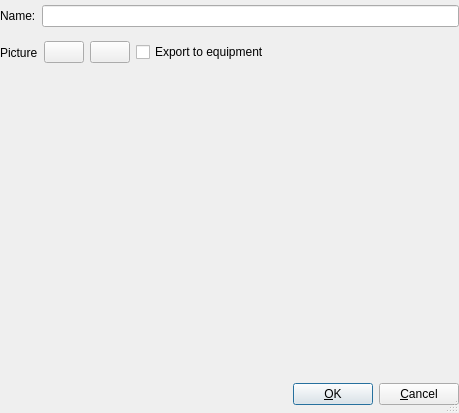
<?xml version="1.0" encoding="UTF-8"?>
<ui version="4.0" stdsetdef="1">
  <author></author>
  <comment></comment>
  <exportmacro></exportmacro>
  <class>GoodsGroup</class>
  <widget class="QDialog" name="GoodsGroup">
    <property name="geometry">
      <rect>
        <x>0</x>
        <y>0</y>
        <width>459</width>
        <height>413</height>
      </rect>
    </property>
    <property name="windowTitle">
      <string>Group</string>
    </property>
    <property name="sizeGripEnabled">
      <bool>true</bool>
    </property>
    <layout class="QGridLayout">
      <property name="margin">
        <number>0</number>
      </property>
      <property name="spacing">
        <number>0</number>
      </property>
      <item row="0" column="0">
        <layout class="QHBoxLayout">
          <item>
            <widget class="QLabel" name="lblName">
              <property name="text">
                <string>Name:</string>
              </property>
              <property name="wordWrap">
                <bool>false</bool>
              </property>
            </widget>
          </item>
          <item>
            <widget class="QLineEdit" name="editName">
              <property name="minimumSize">
                <size>
                  <width>400</width>
                  <height>0</height>
                </size>
              </property>
              <property name="maxLength">
                <number>200</number>
              </property>
            </widget>
          </item>
        </layout>
      </item>
      <item row="3" column="0">
        <layout class="QHBoxLayout">
          <property name="margin">
            <number>0</number>
          </property>
          <property name="spacing">
            <number>6</number>
          </property>
          <item>
            <spacer name="Horizontal Spacing2">
              <property name="sizeHint">
                <size>
                  <width>20</width>
                  <height>20</height>
                </size>
              </property>
              <property name="sizeType">
                <enum>QSizePolicy::Expanding</enum>
              </property>
              <property name="orientation">
                <enum>Qt::Horizontal</enum>
              </property>
            </spacer>
          </item>
          <item>
            <widget class="QPushButton" name="buttonOk">
              <property name="text">
                <string>&amp;OK</string>
              </property>
              <property name="shortcut">
                <string/>
              </property>
              <property name="autoDefault">
                <bool>true</bool>
              </property>
              <property name="default">
                <bool>true</bool>
              </property>
              <property name="icon">
                <iconset>ok.png</iconset>
              </property>
            </widget>
          </item>
          <item>
            <widget class="QPushButton" name="buttonCancel">
              <property name="text">
                <string>&amp;Cancel</string>
              </property>
              <property name="shortcut">
                <string/>
              </property>
              <property name="autoDefault">
                <bool>true</bool>
              </property>
              <property name="icon">
                <iconset>stop_cancel.png</iconset>
              </property>
            </widget>
          </item>
        </layout>
      </item>
      <item row="2" column="0">
        <widget class="QLabel" name="labelPicture">
          <property name="minimumSize">
            <size>
              <width>300</width>
              <height>300</height>
            </size>
          </property>
          <property name="maximumSize">
            <size>
              <width>300</width>
              <height>300</height>
            </size>
          </property>
          <property name="scaledContents">
            <bool>true</bool>
          </property>
          <property name="wordWrap">
            <bool>false</bool>
          </property>
        </widget>
      </item>
      <item row="1" column="0">
        <layout class="QHBoxLayout">
          <item>
            <layout class="QHBoxLayout">
              <item>
                <widget class="QLabel" name="lblPicture">
                  <property name="text">
                    <string>Picture</string>
                  </property>
                  <property name="wordWrap">
                    <bool>false</bool>
                  </property>
                </widget>
              </item>
              <item>
                <widget class="QPushButton" name="btnSelectPicture">
                  <property name="text">
                    <string/>
                  </property>
                  <property name="icon">
                    <pixmap>select-file.png</pixmap>
                  </property>
                </widget>
              </item>
              <item>
                <widget class="QPushButton" name="btnClearPicture">
                  <property name="text">
                    <string/>
                  </property>
                  <property name="icon">
                    <pixmap>delete.png</pixmap>
                  </property>
                </widget>
              </item>
            </layout>
          </item>
          <item>
            <widget class="QCheckBox" name="chkEqExport">
              <property name="text">
                <string>Export to equipment</string>
              </property>
            </widget>
          </item>
          <item>
            <spacer name="spacer8">
              <property name="sizeHint">
                <size>
                  <width>80</width>
                  <height>41</height>
                </size>
              </property>
              <property name="sizeType">
                <enum>QSizePolicy::Expanding</enum>
              </property>
              <property name="orientation">
                <enum>Qt::Horizontal</enum>
              </property>
            </spacer>
          </item>
        </layout>
      </item>
    </layout>
  </widget>
  <layoutdefault spacing="6" margin="11"/>
  <pixmapfunction>qPixmapFromMimeSource</pixmapfunction>
  <includes>
    <include location="local">data/datagoods.h</include>
  </includes>
  <connections>
    <connection>
      <sender>buttonOk</sender>
      <signal>clicked()</signal>
      <receiver>GoodsGroup</receiver>
      <slot>ok()</slot>
    </connection>
    <connection>
      <sender>buttonCancel</sender>
      <signal>clicked()</signal>
      <receiver>GoodsGroup</receiver>
      <slot>reject()</slot>
    </connection>
    <connection>
      <sender>btnSelectPicture</sender>
      <signal>clicked()</signal>
      <receiver>GoodsGroup</receiver>
      <slot>selectPicture()</slot>
    </connection>
    <connection>
      <sender>btnClearPicture</sender>
      <signal>clicked()</signal>
      <receiver>GoodsGroup</receiver>
      <slot>clearPicture()</slot>
    </connection>
  </connections>
</ui>
